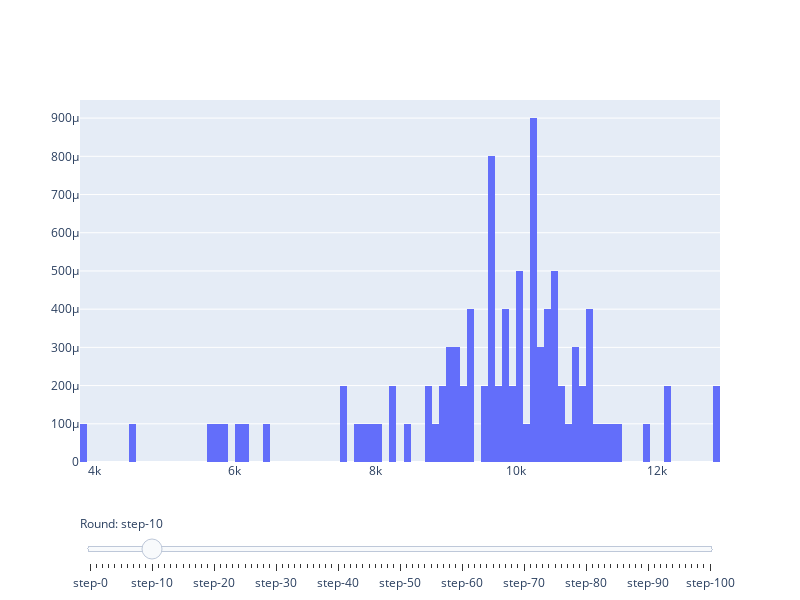

The code cell stored with this chart in its notebook:
### Code cell
if __name__ == "__main__":
    num_people = 100
    interest_rate = 0.8
    scaling_factor = 0.5
    iteration_time = 100

    simulation = InvestmentSimulation(num_people, interest_rate, scaling_factor, iteration_time)
    simulation.simulate_society()
    simulation.plot_wealth_distribution()
